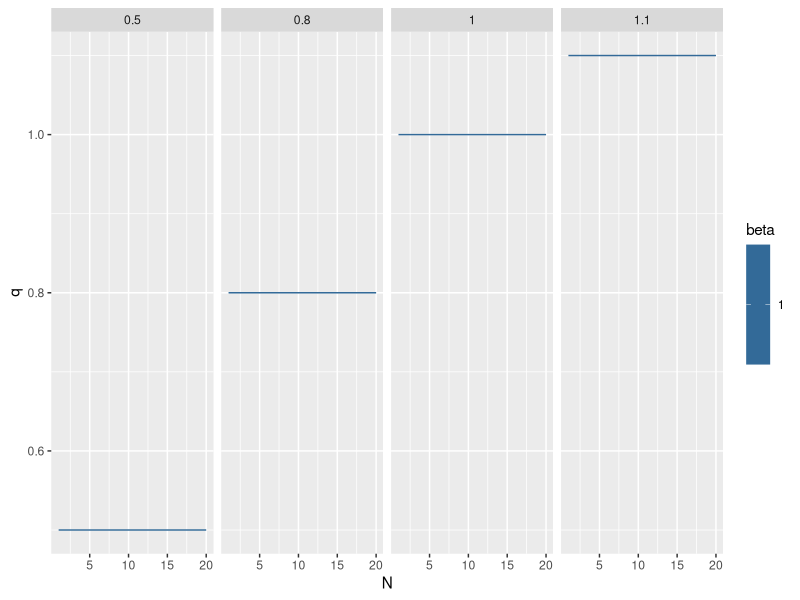
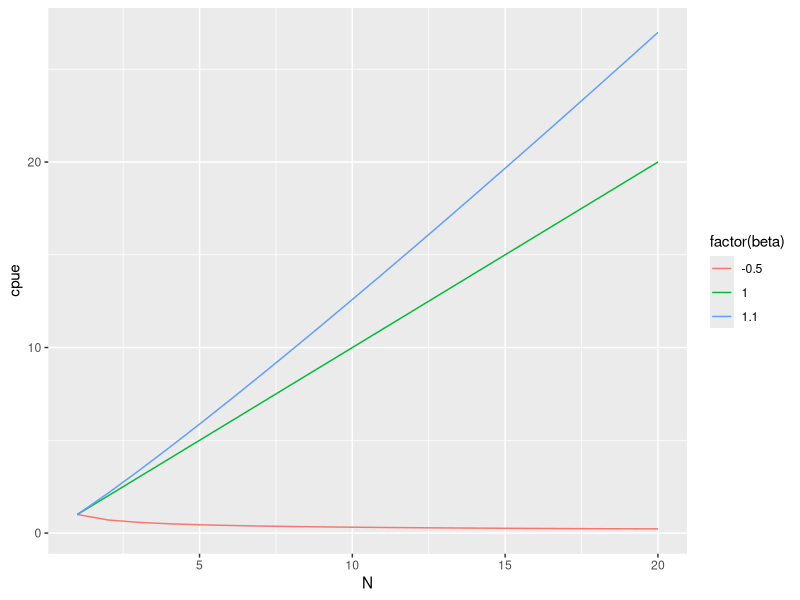
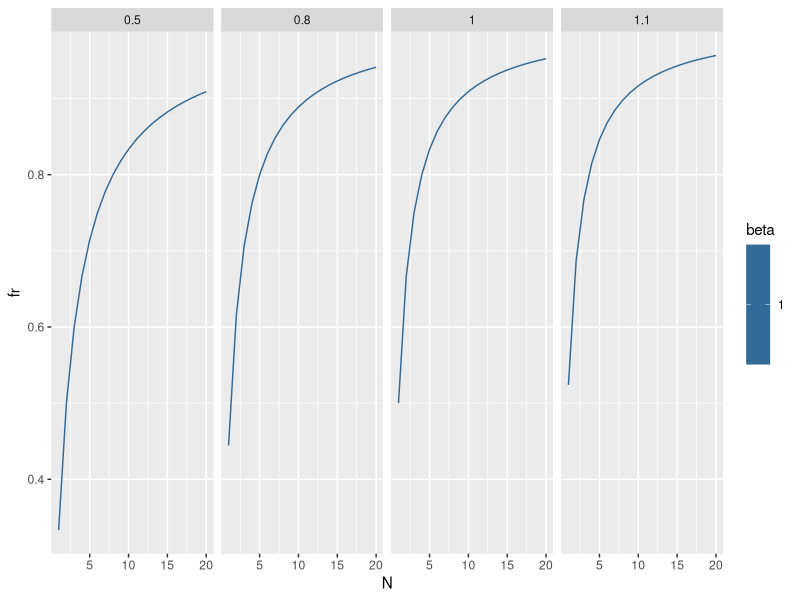
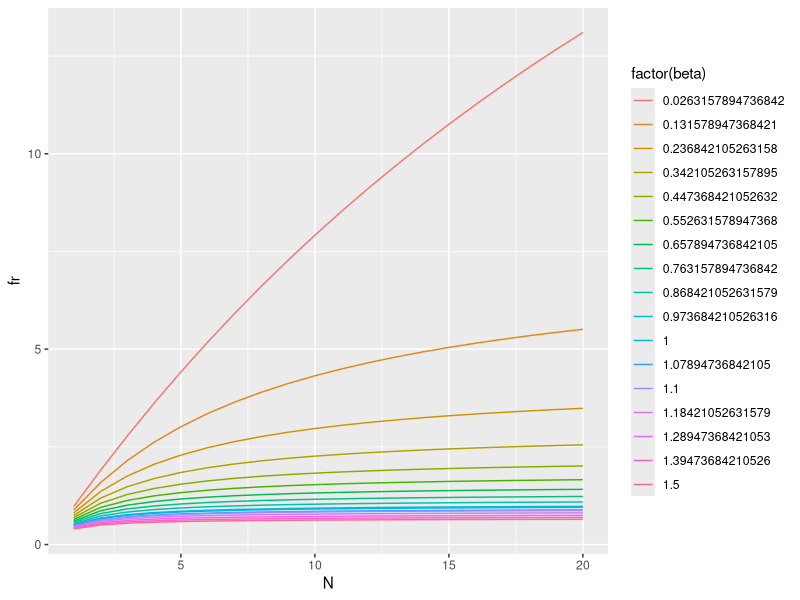

Generate these figures, in order, with R:
# A litte script to see if I could use catchability directly as a functional response. 
# Unfortunately it doesn't seem that they have the same shapes. 


library(tidyverse)

calc_q = function(N, beta, a = 1){
  q = a*N^(beta-1)
  return(q)
}

# plot q for a variety of beta values
N = seq(1, 20, length.out = 20)
beta = c(1, 1.1, seq(-0.5, 1.5, length.out = 20))
alpha = c(0.5, 0.8, 1, 1.1)

test_results = expand.grid(
  N = N, 
  beta = beta,
  alpha = alpha)

test_results = test_results %>%
  mutate(q = calc_q(N = N, beta = beta, a = alpha)) %>%
  mutate(cpue = q*N)

test_results %>%
  filter(beta == 1) %>%
  ggplot(aes(x = N, y = q, group = beta, color = beta)) +
  geom_line() +
  facet_grid(~alpha)

test_results %>%
  filter(alpha == 1) %>%
  filter(beta %in% c(1, -0.5, 1.1)) %>%
  ggplot(aes(x = N, y = cpue, group = beta, color = factor(beta))) +
  geom_line()


calc_fr = function(a, R, h){
  fr = a*R/(1 + a*h*R)
  return(fr)
}

test_results = test_results %>%
  mutate(fr = calc_fr(a = alpha, R = N, h = beta))

test_results %>%
  filter(beta == 1) %>%
  ggplot(aes(x = N, y = fr, group = beta, color = beta)) +
  geom_line() +
  facet_grid(~alpha)

test_results %>%
  filter(alpha == 1) %>%
  filter(beta >= 0) %>%
  ggplot(aes(x = N, y = fr, group = beta, color = factor(beta))) +
  geom_line()
